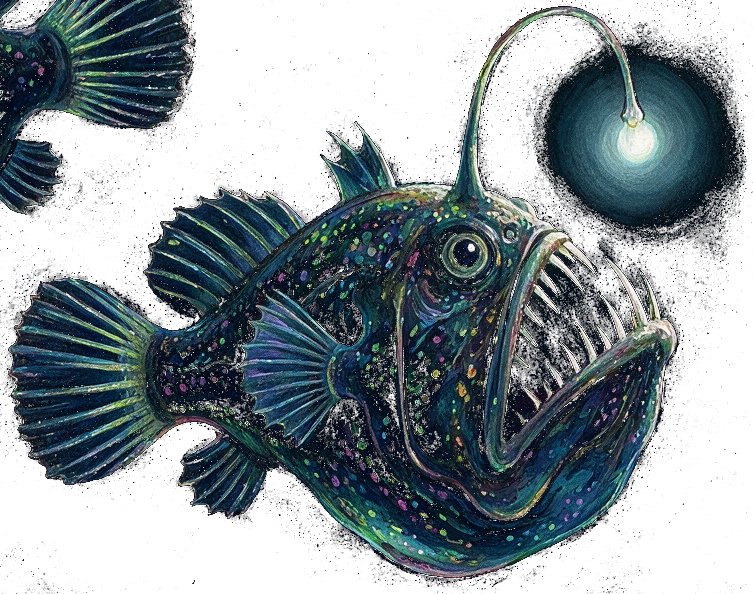
#> input picture art/anglerfisch_02.png, 753 x 594 px, given in place of App-Hintergrund_lang_Molch-oben.png, which was not available
$ python prepare_hintergrund.py
#> lines starting #> are read from the running program, lines starting #| are printed output that depends on the picture; after the words box and inside, x2 and y2 are one past the last pixel; in counts of white or black regions, pixels touching at a corner belong together; pictures that were not available may be replaced by others from this repository, and a replacement may not be noted
"""Bereitet die gemalten Vorlagen aus `art/` fürs Web auf.

Die Originale sind zusammen rund 7.6 MB — viel zu schwer für eine App, die
Gäste am Fest über Handyempfang laden. Daraus entstehen:

  * public/art/hintergrund.webp   — der Seitenhintergrund
  * public/art/sprites/*.webp     — Blasen und Laternenfische zum Schweben
  * public/icons/*.png            — die App-Icons, aus dem Molch oben

Die Originale bleiben unter `art/` liegen (ausserhalb von `public/`, damit
sie nicht mit ausgeliefert werden) und lassen sich jederzeit neu ableiten.

    python3 scripts/art/prepare_hintergrund.py
"""

import pathlib

import cv2
import numpy as np
from PIL import Image, ImageEnhance, ImageFilter

WURZEL = pathlib.Path(__file__).resolve().parents[2]
QUELLEN = WURZEL / "art"
HINTERGRUND = QUELLEN / "App-Hintergrund_lang_Molch-oben.png"
RIFF = QUELLEN / "panel_1_riff oberhalb molch.png"

# Die zwei gemalten Laternenfische in der Höhle, je als Ellipse über dem
# Körper und einer dicken Linie über der Angel. Koordinaten in Bildpixeln
# der Vorlage (768 px breit).
HOEHLEN_FISCHE = {
    "koerper": [((450, 2765), (95, 70)), ((548, 2815), (44, 42))],
    "angeln": [((355, 2748), (398, 2700), 30), ((506, 2795), (530, 2790), 26)],
}

# Drei Stellen im Bild, an denen einzelne Pflanzen frei genug stehen, um
# sie sauber freistellen zu können.
SEEGRAS = {
    "seegras_01": (214, 2926, 332, 3008),
    "seegras_02": (470, 3020, 642, 3176),
    "seegras_03": (55, 2995, 235, 3175),
}

# Die gemalte Pupille im Auge des Molchs. Sie wird mit der Iris zugemalt,
# damit die bewegliche Pupille der Seite nicht neben einer zweiten sitzt.
MOLCH_PUPILLE = ((438, 594), (6, 4))


def vorlage() -> Image.Image:
    """Die gemalte Vorlage, um zwei Stellen bereinigt.

    In der Höhle am Fuss des Bildes hingen zwei gemalte Anglerfische. Sie
    sollen dort weg — an ihrer Stelle sitzt auf der Seite ein beweglicher
    Fisch, der sich umschaut. Zwei starre und ein lebendiger Fisch in
    derselben Höhle wären einer zu viel.

    Wegretuschieren geht hier gut: Die Höhle ist innen fast schwarz und
    ohne Struktur. Das Loch wird zuerst aus der Umgebung gefüllt und dann
    zum dunkelsten Ton der Höhle hin gezogen, damit kein heller Schleier
    stehen bleibt, wo vorher ein Fisch war.

    Dieselbe Technik füllt die gemalte Pupille des Molchs mit seiner Iris.
    Über dem Auge liegt auf der Seite eine bewegliche Pupille; ohne das
    Zumalen sässe sie neben der gemalten und der Molch schielte.
    """
    im = np.asarray(Image.open(HINTERGRUND).convert("RGB")).copy()
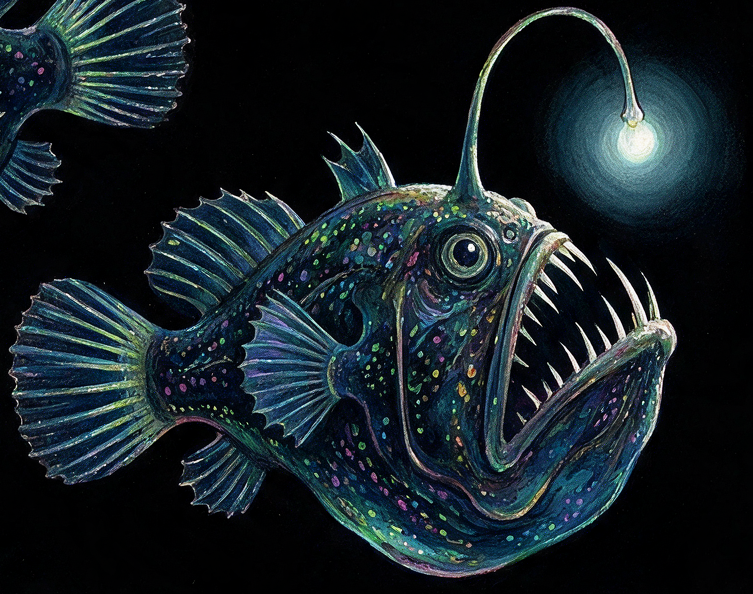
#> im: shape (594, 753, 3); mean R, G, B 23.1, 33.6, 39.1
    auge, achsen = MOLCH_PUPILLE
    rand = 24
    fenster = im[auge[1] - rand:auge[1] + rand, auge[0] - rand:auge[0] + rand]
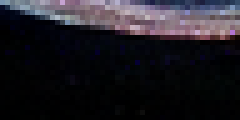
#> fenster: shape (24, 48, 3) (shown 5 times larger); mean R, G, B 31.7, 29.2, 35.7
    mk_auge = np.zeros(fenster.shape[:2], np.uint8)
    cv2.ellipse(mk_auge, (rand, rand), achsen, 0, 0, 360, 255, -1)
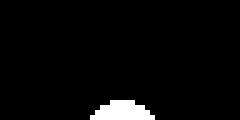
#> mk_auge: shape (24, 48) (shown 5 times larger); 3.3% white; 1 white region, box (x1, y1, x2, y2) and area: (18, 20, 31, 24) 38
    im[auge[1] - rand:auge[1] + rand, auge[0] - rand:auge[0] + rand] = cv2.inpaint(
        fenster, mk_auge, 4, cv2.INPAINT_TELEA
    )
#> im: shape (594, 753, 3); 0.01% of pixels changed, all inside (x1, y1, x2, y2) = (432, 590, 445, 594)
#> fenster: shape (24, 48, 3); 3.21% of pixels changed, all inside (x1, y1, x2, y2) = (18, 20, 31, 24)

    y0, y1 = 2600, 2950

    maske = np.zeros(im.shape[:2], np.uint8)
    for mitte, achsen in HOEHLEN_FISCHE["koerper"]:
        cv2.ellipse(maske, mitte, achsen, 0, 0, 360, 255, -1)
#> maske: shape (594, 753); every value is 0
    for anfang, ende, dicke in HOEHLEN_FISCHE["angeln"]:
        cv2.line(maske, anfang, ende, 255, dicke)
        cv2.circle(maske, anfang, dicke // 2, 255, -1)
    maske = cv2.dilate(maske, np.ones((9, 9), np.uint8))

    feld, mk = im[y0:y1], maske[y0:y1]
#> feld = empty array; mk = empty array
#> (the run stopped early here; a loop or call above may not have finished)
